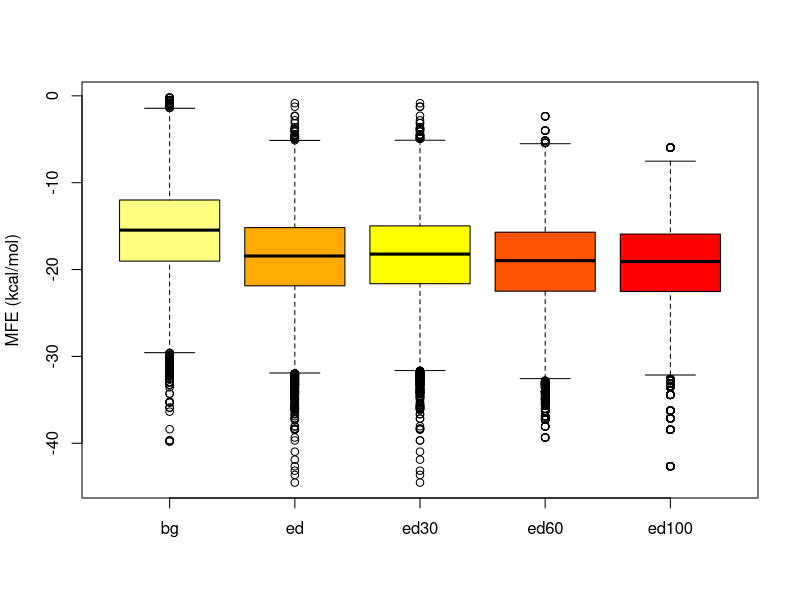

Source code (R):
setwd("output")
bg<-read.table("bg.h.dat")
bg<-as.numeric(bg$V1)
ed<-read.table("ed.h.dat")
ed<-as.numeric(ed$V1)
ed30<-read.table("ed30.h.dat")
ed30<-as.numeric(ed30$V1)
ed60<-read.table("ed60.h.dat")
ed60<-as.numeric(ed60$V1)
ed100<-read.table("ed100.h.dat")
ed100<-as.numeric(ed100$V1)
x<-cbind(bg,ed,ed30,ed60,ed100)
pdf(width=6, height=6, file = "mfe_hairpin_loop.pdf")
cc<-rev(heat.colors(5))
boxplot(x, col=c(cc[1],cc[3],cc[2],cc[4],cc[5]), ylab="MFE (kcal/mol)")
dev.off()
t.test(bg, ed, alternative = "t")$p.value
t.test(bg, ed30, alternative = "t")$p.value
t.test(bg, ed60, alternative = "t")$p.value
t.test(bg, ed100, alternative = "t")$p.value

t.test(ed, ed30, alternative = "t")$p.value
t.test(ed, ed60, alternative = "t")$p.value
t.test(ed, ed100, alternative = "t")$p.value

t.test(ed60, ed100, alternative = "t")$p.value

